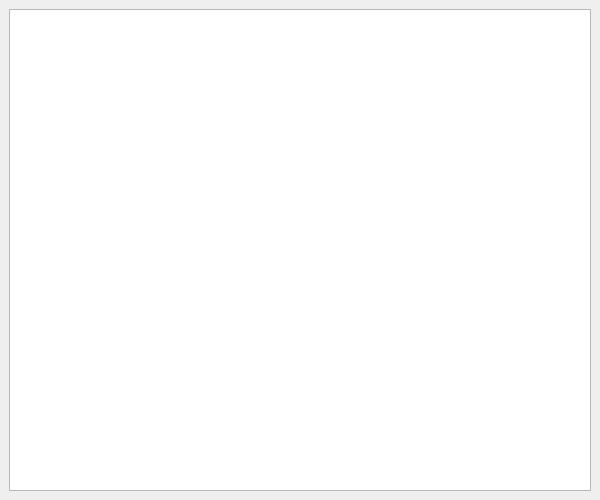
<?xml version="1.0" encoding="UTF-8"?>
<ui version="4.0">
 <class>MainWindow</class>
 <widget class="QMainWindow" name="MainWindow">
  <property name="geometry">
   <rect>
    <x>0</x>
    <y>0</y>
    <width>600</width>
    <height>500</height>
   </rect>
  </property>
  <property name="windowTitle">
   <string>PyQt5 MVC + Delegate Skeleton</string>
  </property>
  <widget class="QWidget" name="centralwidget">
   <layout class="QVBoxLayout" name="verticalLayout">
    <item>
     <widget class="QTableView" name="tableView"/>
    </item>
   </layout>
  </widget>
 </widget>
 <resources/>
 <connections/>
</ui>
